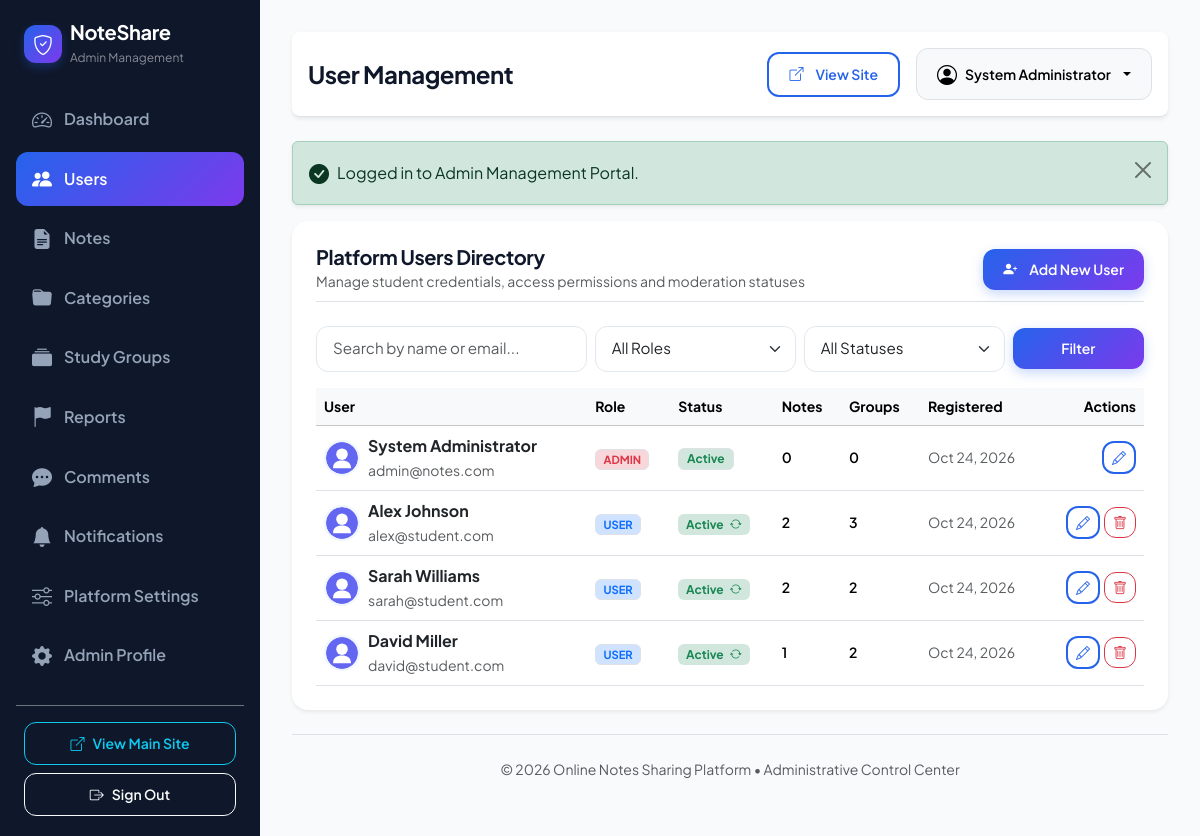
Screenshot of /online-notes-sharing/admin/users.php (signed in) with the database file from the repository.
### tables this page shows
CREATE TABLE IF NOT EXISTS `users` (
    `id` INT AUTO_INCREMENT PRIMARY KEY,
    `name` VARCHAR(100) NOT NULL,
    `email` VARCHAR(150) NOT NULL UNIQUE,
    `password` VARCHAR(255) NOT NULL,
    `profile_image` VARCHAR(255) DEFAULT 'default_avatar.png',
    `bio` TEXT DEFAULT NULL,
    `role` ENUM('user', 'admin') DEFAULT 'user',
    `status` ENUM('active', 'blocked') DEFAULT 'active',
    `created_at` TIMESTAMP DEFAULT CURRENT_TIMESTAMP,
    INDEX `idx_users_email` (`email`),
    INDEX `idx_users_role` (`role`),
    INDEX `idx_users_status` (`status`)
);

### online-notes-sharing/admin/users.php (the view, shortened to what this page needs)
<?php
$admin_title = 'User Management';
require_once __DIR__ . '/includes/header.php';
$search = trim($_GET['q'] ?? '');
$conditions = ["1=1"];
$params = [];
$where_sql = implode(' AND ', $conditions);
$users = [];
try {
    $sql = "SELECT u.*,
                   COUNT(DISTINCT n.id) AS notes_count,
                   COUNT(DISTINCT gm.group_id) AS groups_count
            FROM users u
            LEFT JOIN notes n ON u.id = n.user_id
            LEFT JOIN group_members gm ON u.id = gm.user_id
            WHERE {$where_sql}
            GROUP BY u.id
            ORDER BY u.created_at DESC";
    $stmt = $pdo->prepare($sql);
    $stmt->execute($params);
    $users = $stmt->fetchAll();
} catch (PDOException $e) {
    error_log("Users query error: " . $e->getMessage());
}
?>
<div class="card border-0 shadow-sm rounded-4 p-4 bg-white mb-4">
    <div class="d-flex flex-column flex-sm-row align-items-sm-center justify-content-between gap-3 mb-4 pb-2 border-bottom">
        <div>
            <h5 class="fw-bold mb-0">Platform Users Directory</h5>
            <small class="text-muted">Manage student credentials, access permissions and moderation statuses</small>
        </div>
        <a href="add_user.php" class="btn btn-primary btn-sm">
            <i class="bi bi-person-plus-fill me-1"></i> Add New User
        </a>
    </div>
    <form method="GET" action="users.php" class="row g-2 align-items-center mb-3">
        <div class="col-md-4">
            <input type="text" name="q" class="form-control form-control-sm" placeholder="Search by name or email..." value="<?= htmlspecialchars($search) ?>">
        </div>
        <div class="col-md-3">
            <select name="role" class="form-select form-select-sm" onchange="this.form.submit()">
                <option value="">All Roles</option>
            </select>
        </div>
        <div class="col-md-3">
            <select name="status" class="form-select form-select-sm" onchange="this.form.submit()">
                <option value="">All Statuses</option>
            </select>
        </div>
        <div class="col-md-2 d-flex gap-1">
            <button type="submit" class="btn btn-primary btn-sm w-100">Filter</button>
        </div>
    </form>
    <div class="table-responsive">
        <table class="table table-hover align-middle mb-0">
            <thead class="table-light small text-muted">
                <tr>
                    <th>User</th>
                    <th>Role</th>
                    <th>Status</th>
                    <th>Notes</th>
                    <th>Groups</th>
                    <th>Registered</th>
                    <th class="text-end">Actions</th>
                </tr>
            </thead>
            <tbody>
                <?php foreach ($users as $u): ?>
                    <tr>
                        <td>
                            <div class="d-flex align-items-center gap-2">
                                <img src="../uploads/avatars/default_avatar.svg" class="avatar-img" style="width: 36px; height: 36px;" alt="Avatar">
                                <div>
                                    <div class="fw-bold text-dark"><?= htmlspecialchars($u['name']) ?></div>
                                    <small class="text-muted"><?= htmlspecialchars($u['email']) ?></small>
                                </div>
                            </div>
                        </td>
                        <td>
                            <span class="badge bg-<?= $u['role'] === 'admin' ? 'danger' : 'primary' ?>-subtle text-<?= $u['role'] === 'admin' ? 'danger' : 'primary' ?> border text-uppercase" style="font-size: 0.7rem;">
                                <?= htmlspecialchars($u['role']) ?>
                            </span>
                        </td>
                        <td>
                            <?php if ((int)$u['id'] !== (int)$admin_user['id']): ?>
                                <form method="POST" action="users.php" class="d-inline">
                                    <button type="submit" class="badge bg-<?= $u['status'] === 'active' ? 'success' : 'secondary' ?>-subtle text-<?= $u['status'] === 'active' ? 'success' : 'secondary' ?> border border-0 cursor-pointer" title="Click to toggle status">
                                        <?= ucfirst($u['status']) ?> <i class="bi bi-arrow-repeat ms-1"></i>
                                    </button>
                                </form>
                            <?php else: ?>
                                <span class="badge bg-success-subtle text-success border">Active</span>
                            <?php endif; ?>
                        </td>
                        <td class="small fw-semibold"><?= $u['notes_count'] ?></td>
                        <td class="small fw-semibold"><?= $u['groups_count'] ?></td>
                        <td class="small text-muted"><?= date('M j, Y', strtotime($u['created_at'])) ?></td>
                        <td class="text-end">
                            <div class="d-flex align-items-center justify-content-end gap-1">
                                <a href="edit_user.php?id=<?= $u['id'] ?>" class="btn btn-sm btn-outline-primary py-1 px-2" title="Edit User">
                                    <i class="bi bi-pencil"></i>
                                </a>
                                <?php if ((int)$u['id'] !== (int)$admin_user['id']): ?>
                                    <form method="POST" action="delete_user.php" onsubmit="return confirm('Permanently delete user \'<?= htmlspecialchars(addslashes($u['name'])) ?>\' and all associated notes?');" class="d-inline">
                                        <button type="submit" class="btn btn-sm btn-outline-danger py-1 px-2" title="Delete User">
                                            <i class="bi bi-trash"></i>
                                        </button>
                                    </form>
                                <?php endif; ?>
                            </div>
                        </td>
                    </tr>
                <?php endforeach; ?>
            </tbody>
        </table>
    </div>
</div>
<?php require_once __DIR__ . '/includes/footer.php'; ?>

### online-notes-sharing/admin/includes/header.php (shortened to what this page needs)
<?php
require_once __DIR__ . '/auth.php';
$admin_user = current_user();
?>
<!DOCTYPE html>
<html lang="en">
<head>
    <link href="https://cdn.jsdelivr.net/npm/bootstrap@5.3.3/dist/css/bootstrap.min.css" rel="stylesheet">
    <link rel="stylesheet" href="https://cdn.jsdelivr.net/npm/bootstrap-icons@1.11.3/font/bootstrap-icons.min.css">
    <link rel="stylesheet" href="https://cdnjs.cloudflare.com/ajax/libs/font-awesome/6.5.1/css/all.min.css">
    <link rel="stylesheet" href="../assets/css/style.css">
</head>
<body class="bg-light">
<div class="d-flex">
    <?php require_once __DIR__ . '/sidebar.php'; ?>
    <div class="admin-content flex-grow-1">
        <header class="d-flex align-items-center justify-content-between pb-3 mb-4 border-bottom bg-white p-3 rounded-3 shadow-sm">
            <div class="d-flex align-items-center gap-3">
                <h4 class="mb-0 fw-bold"><?= htmlspecialchars($admin_title) ?></h4>
            </div>
            <div class="d-flex align-items-center gap-3">
                <a href="../index.php" class="btn btn-sm btn-outline-primary" target="_blank">
                    <i class="bi bi-box-arrow-up-right me-1"></i> View Site
                </a>
                <div class="dropdown">
                    <button class="btn btn-light dropdown-toggle d-flex align-items-center gap-2 border" type="button" data-bs-toggle="dropdown">
                        <i class="bi bi-person-circle fs-5 text-purple"></i>
                        <span class="fw-semibold small d-none d-sm-inline"><?= htmlspecialchars($admin_user['name'] ?? 'Admin') ?></span>
                    </button>
                </div>
            </div>
        </header>

### online-notes-sharing/assets/css/style.css (style rules this page uses)
:root { --primary-blue: #2563eb; --primary-blue-dark: #1d4ed8; --primary-blue-light: #eff6ff; --primary-purple: #7c3aed; --primary-purple-dark: #6d28d9; --primary-purple-light: #f5f3ff; --accent-gradient: linear-gradient(135deg, #2563eb 0%, #7c3aed 100%); --accent-gradient-hover: linear-gradient(135deg, #1d4ed8 0%, #6d28d9 100%); --hero-gradient: linear-gradient(135deg, #0f172a 0%, #1e1b4b 50%, #1e293b 100%); --bg-light: #f8fafc; --bg-card: #ffffff; --bg-alt: #f1f5f9; --text-main: #0f172a; --text-muted: #64748b; --text-light: #94a3b8; --border-color: #e2e8f0; --border-hover: #cbd5e1; --success: #10b981; --warning: #f59e0b; --danger: #ef4444; --info: #06b6d4; --shadow-sm: 0 1px 3px 0 rgba(0, 0, 0, 0.08); --shadow-md: 0 4px 6px -1px rgba(0, 0, 0, 0.08), 0 2px 4px -2px rgba(0, 0, 0, 0.06); --shadow-lg: 0 10px 25px -3px rgba(37, 99, 235, 0.1), 0 4px 6px -4px rgba(0, 0, 0, 0.05); --shadow-hover: 0 20px 30px -10px rgba(124, 58, 237, 0.15); --radius-sm: 8px; --radius-md: 12px; --radius-lg: 16px; --radius-xl: 24px; --transition: all 0.25s cubic-bezier(0.4, 0, 0.2, 1); }
body { font-family: 'Plus Jakarta Sans', -apple-system, BlinkMacSystemFont, 'Segoe UI', Roboto, sans-serif; background-color: var(--bg-light); color: var(--text-main); min-height: 100vh; display: flex; flex-direction: column; overflow-x: hidden; }
h1, h2, h3, h4, h5, h6 { font-weight: 700; color: var(--text-main); letter-spacing: -0.02em; }
a { color: var(--primary-blue); text-decoration: none; transition: var(--transition); }
.btn { font-weight: 600; border-radius: var(--radius-md); padding: 0.625rem 1.25rem; transition: var(--transition); display: inline-flex; align-items: center; justify-content: center; gap: 0.5rem; }
.btn-primary { background: var(--accent-gradient); border: none; color: #fff; box-shadow: 0 4px 12px rgba(37, 99, 235, 0.25); }
.btn-outline-primary { border: 2px solid var(--primary-blue); color: var(--primary-blue); background: transparent; }
.avatar-img { width: 38px; height: 38px; border-radius: 50%; object-fit: cover; border: 2px solid var(--primary-blue-light); }
.form-control, .form-select { border-radius: var(--radius-md); border: 1.5px solid var(--border-color); padding: 0.65rem 1rem; font-size: 0.95rem; transition: var(--transition); }
.admin-content { margin-left: 260px; padding: 2rem; min-height: 100vh; background-color: #f8fafc; }

### rows the page displays
users: name "System Administrator", email "admin@notes.com", role "ADMIN", shows "Active", notes_count "0", groups_count "0", created_at "Oct 24, 2026"
users: name "Alex Johnson", email "alex@student.com", role "USER", status "Active", notes_count "2", groups_count "3", created_at "Oct 24, 2026"
users: name "Sarah Williams", email "sarah@student.com", role "USER", status "Active", notes_count "2", groups_count "2", created_at "Oct 24, 2026"
users: name "David Miller", email "david@student.com", role "USER", status "Active", notes_count "1", groups_count "2", created_at "Oct 24, 2026"

### other values shown
$admin_title "User Management"
$msg "Logged in to Admin Management Portal."
